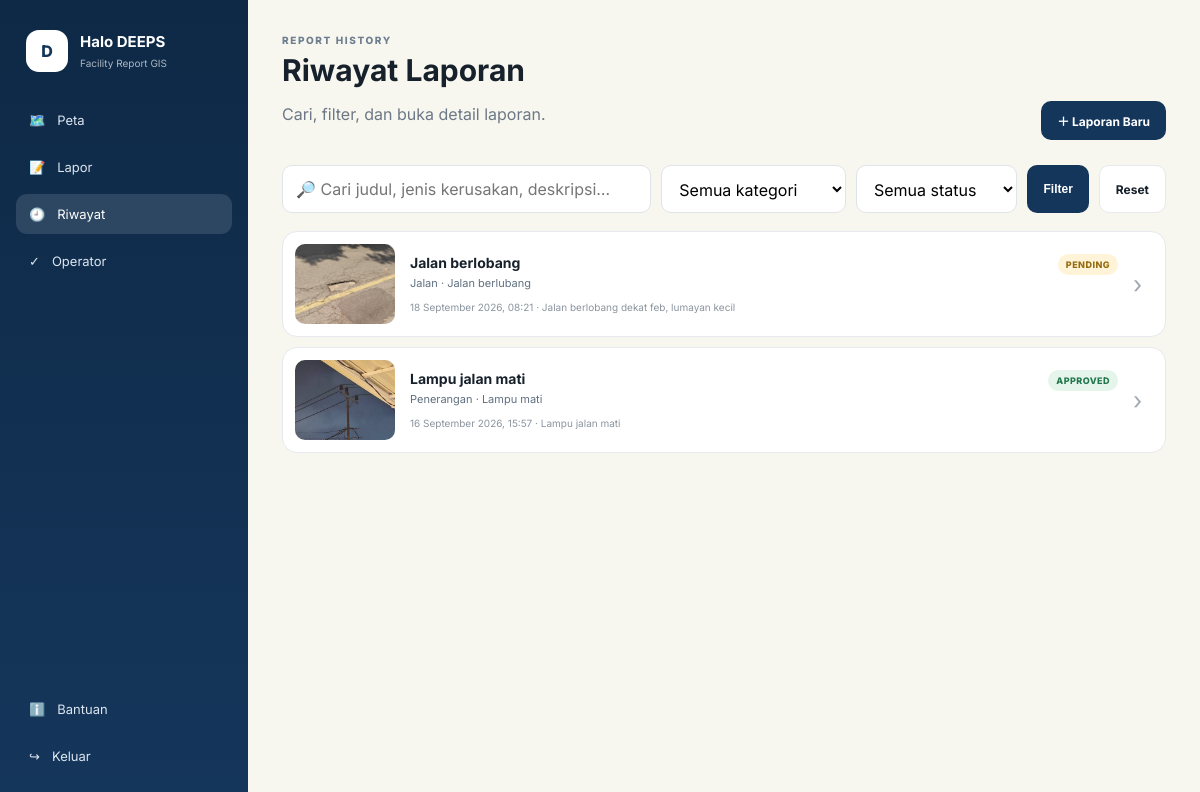
The page /history (signed in) on the database its author committed.
### app.py (models this page shows)
class Report(db.Model):
    id = db.Column(db.Integer, primary_key=True)
    title = db.Column(db.String(180), nullable=False)
    category = db.Column(db.String(50), nullable=False)
    damage_type = db.Column(db.String(120), nullable=False)
    description = db.Column(db.Text, nullable=False)
    latitude = db.Column(db.Float, nullable=False)
    longitude = db.Column(db.Float, nullable=False)
    photo = db.Column(db.String(255), nullable=True)
    status = db.Column(db.String(30), default="pending")  # pending/approved/disapproved
    operator_reason = db.Column(db.Text, nullable=True)
    created_at = db.Column(db.DateTime, default=datetime.utcnow)
    reviewed_at = db.Column(db.DateTime, nullable=True)
    user_id = db.Column(db.Integer, db.ForeignKey("user.id"), nullable=False)

### app.py (the view)
@app.route("/history")
@login_required
def history():
    q = request.args.get("q", "").strip()
    category = request.args.get("category", "")
    status = request.args.get("status", "")
    query = Report.query
    if current_user.role != "operator":
        query = query.filter_by(user_id=current_user.id)
    if q:
        query = query.filter(
            db.or_(Report.title.ilike(f"%{q}%"),
                   Report.description.ilike(f"%{q}%"),
                   Report.damage_type.ilike(f"%{q}%"))
        )
    if category in CATEGORIES:
        query = query.filter_by(category=category)
    if status in ["pending", "approved", "disapproved"]:
        query = query.filter_by(status=status)
    reports = query.order_by(Report.created_at.desc()).all()
    return render_template("history.html", reports=reports, q=q, selected_category=category, selected_status=status)

### app.py (called while the page is built)
@login_manager.user_loader
def load_user(user_id):
    return db.session.get(User, int(user_id))

@app.context_processor
def inject_globals():
    return {"categories": CATEGORIES}

### templates/history.html
{% extends "base.html" %}{% block title %}Riwayat · Halo DEEPS{% endblock %}
{% block content %}
<div class="page-head"><div><div class="section-kicker">REPORT HISTORY</div><h1>Riwayat Laporan</h1><p class="muted">Cari, filter, dan buka detail laporan.</p></div><a class="btn primary" href="{{ url_for('new_report') }}">＋ Laporan Baru</a></div>
<form class="filter-bar">
  <input name="q" value="{{q}}" placeholder="🔎 Cari judul, jenis kerusakan, deskripsi…">
  <select name="category"><option value="">Semua kategori</option>{% for c in categories %}<option value="{{c}}" {% if selected_category==c %}selected{% endif %}>{{c}}</option>{% endfor %}</select>
  <select name="status"><option value="">Semua status</option>{% for s in ['pending','approved','disapproved'] %}<option value="{{s}}" {% if selected_status==s %}selected{% endif %}>{{s|capitalize}}</option>{% endfor %}</select>
  <button class="btn primary">Filter</button><a class="btn ghost" href="{{url_for('history')}}">Reset</a>
</form>
<div class="report-list">
{% for r in reports %}
<a href="{{ url_for('report_detail', report_id=r.id) }}" class="report-row">
  <div class="report-thumb">{% if r.photo %}<img src="{{ url_for('uploaded_file', filename=r.photo) }}" onerror="this.style.display='none'">{% else %}📷{% endif %}</div>
  <div class="report-main"><div class="row-between"><h3>{{r.title}}</h3><span class="badge {{r.status}}">{{r.status|capitalize}}</span></div><p>{{r.category}} · {{r.damage_type}}</p><small>{{r.created_at.strftime('%d %B %Y, %H:%M')}} · {{r.description[:120]}}</small></div>
  <div class="chevron">›</div>
</a>
{% else %}<div class="empty-card">Tidak ada laporan yang sesuai filter.</div>{% endfor %}
</div>
{% endblock %}

### templates/base.html (shortened to what this page needs)
<!doctype html>
<html lang="id">
<head>
  <link rel="stylesheet" href="https://unpkg.com/leaflet@1.9.4/dist/leaflet.css">
  <link rel="stylesheet" href="{{ url_for('static', filename='style.css') }}">
</head>
<body>
<div class="app-shell">
  {% if current_user.is_authenticated %}
  <aside class="sidebar">
    <div class="brand"><div class="brand-mark">D</div><div><strong>Halo DEEPS</strong><small>Facility Report GIS</small></div></div>
    <nav>
      <a href="{{ url_for('map_page') }}" class="{{ 'active' if request.endpoint == 'map_page' else '' }}">🗺️ <span>Peta</span></a>
      <a href="{{ url_for('new_report') }}" class="{{ 'active' if request.endpoint == 'new_report' else '' }}">📝 <span>Lapor</span></a>
      <a href="{{ url_for('history') }}" class="{{ 'active' if request.endpoint == 'history' else '' }}">🕘 <span>Riwayat</span></a>
      {% if current_user.role == 'operator' %}
      <a href="{{ url_for('operator_dashboard') }}" class="{{ 'active' if request.endpoint == 'operator_dashboard' else '' }}">✓ <span>Operator</span></a>
      {% endif %}
    </nav>
    <div class="sidebar-bottom">
      <a href="{{ url_for('history') }}">ℹ️ <span>Bantuan</span></a>
      <a href="{{ url_for('logout') }}">↪ <span>Keluar</span></a>
    </div>
  </aside>
  {% endif %}
  <main class="{{ 'main-content' if current_user.is_authenticated else 'auth-main' }}">
    {% block content %}{% endblock %}
  </main>
</div>
</body>
</html>

### static/style.css (style rules this page uses)
:root { --navy:#15365b;--navy2:#0e2946;--cream:#f7f7ef;--ink:#17212b;--muted:#6c7885;--line:#e6e9ed;--white:#fff;--red:#d95c5c;--green:#3aa76d;--yellow:#e6ad2e;--shadow:0 12px 35px rgba(20,43,68,.09) }
* { box-sizing:border-box }
body { margin:0;font-family:Inter,system-ui,sans-serif;background:var(--cream);color:var(--ink) }
a { text-decoration:none;color:inherit }
.app-shell { min-height:100vh;display:flex }
.sidebar { width:248px;background:linear-gradient(180deg,var(--navy2),var(--navy));color:#fff;padding:24px 16px;display:flex;flex-direction:column;position:fixed;inset:0 auto 0 0;z-index:20 }
.brand { display:flex;align-items:center;gap:12px;padding:6px 10px 28px }
.brand-mark { width:42px;height:42px;border-radius:13px;background:#fff;color:var(--navy);display:grid;place-items:center;font-weight:800 }
.brand strong { display:block;font-size:15px }
.brand small { opacity:.65;font-size:10px }
.sidebar nav,.sidebar-bottom { display:grid;gap:7px }
.sidebar nav a,.sidebar-bottom a { padding:12px 13px;border-radius:11px;color:#dbe5ef;font-size:13px;display:flex;gap:12px;align-items:center }
.sidebar nav a.active,.sidebar nav a:hover,.sidebar-bottom a:hover { background:rgba(255,255,255,.12);color:#fff }
.sidebar-bottom { margin-top:auto }
.main-content { margin-left:248px;width:calc(100% - 248px);padding:34px;max-width:1600px }
.section-kicker { font-size:10px;font-weight:800;letter-spacing:.16em;color:#6f7f8f }
.muted { color:var(--muted) }
input,select,textarea { width:100%;border:1px solid #dfe4e9;border-radius:10px;padding:12px 13px;font:inherit;background:#fff;outline:none }
.btn { border:0;border-radius:10px;padding:11px 16px;font-weight:700;font-size:12px;cursor:pointer;display:inline-flex;align-items:center;justify-content:center;gap:8px }
.primary { background:var(--navy);color:#fff }
.ghost { background:#fff;border:1px solid var(--line) }
.row-between { display:flex;justify-content:space-between;gap:15px;align-items:center }
.page-head { display:flex;justify-content:space-between;gap:20px;align-items:flex-end;margin-bottom:25px }
.page-head h1 { font-size:30px;margin:6px 0 }
.badge { font-size:9px;font-weight:800;text-transform:uppercase;letter-spacing:.05em;border-radius:99px;padding:5px 8px;display:inline-block }
.badge.approved { background:#e5f5ec;color:#22774c }
.badge.pending { background:#fff4d7;color:#956b0d }
.filter-bar { display:grid;grid-template-columns:1.6fr .8fr .7fr auto auto;gap:10px;margin-bottom:18px }
.report-list { display:grid;gap:10px }
.report-row { background:#fff;border:1px solid var(--line);border-radius:15px;padding:12px;display:grid;grid-template-columns:100px 1fr 20px;gap:15px;align-items:center }
.report-thumb { height:80px;border-radius:10px;background:#eef1f4;display:grid;place-items:center;overflow:hidden }
.report-thumb img { width:100%;height:100%;object-fit:cover }
.report-main h3 { font-size:14px;margin:0 0 5px }
.report-main p { font-size:11px;color:#607080;margin:0 0 5px }
.report-main small { font-size:10px;color:#8a949e }
.chevron { font-size:24px;color:#a0a8b0 }

### rows shown on the page
Report: photo (picture), title "Jalan berlobang", status "PENDING", category "Jalan", damage_type "Jalan berlubang", created_at "18 September 2026, 08:21", description "Jalan berlobang dekat feb, lumayan kecil"
Report: photo (picture), title "Lampu jalan mati", status "APPROVED", category "Penerangan", damage_type "Lampu mati", created_at "16 September 2026, 15:57", description "Lampu jalan mati"
